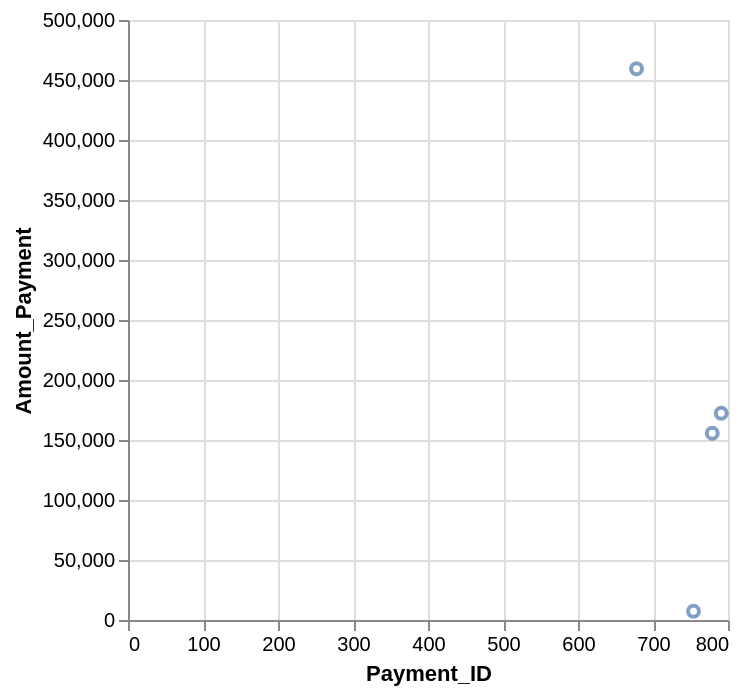

The Vega-Lite source for this figure:
### Vega-Lite specification from a JSON file in a GitHub repository (floating-point values rounded to 4 significant figures)
{"data": {"values": [{"x_data": 678, "y_data": 459407}, {"x_data": 754, "y_data": 7343}, {"x_data": 779, "y_data": 155654}, {"x_data": 791, "y_data": 172309}]}, "mark": "point", "encoding": {"x": {"field": "x_data", "type": "quantitative", "title": "Payment_ID"}, "y": {"field": "y_data", "type": "quantitative", "title": "Amount_Payment"}}}
